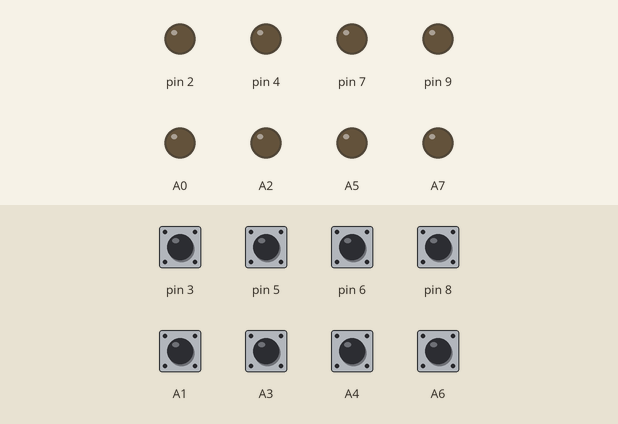
Recording of a sketch running on a simulated Teensy 4. Parts: output pins drawn as LEDs (lit = HIGH). Inputs (shaded band) come from the test bench; at power-on: A1, A3, A4, A6, pin 3, pin 5, pin 6, pin 8 HIGH.

Above: at 1.2 s.
1.3 s: pin 3 pulled LOW for 0.15 s
At 2.5 s:
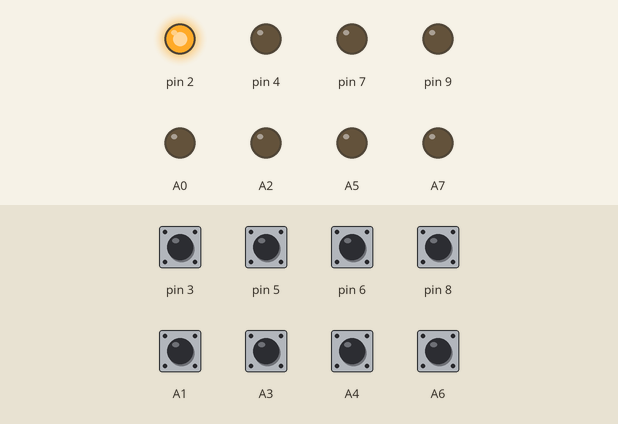
2.9 s: pin 5 pulled LOW for 0.15 s
At 4.0 s:
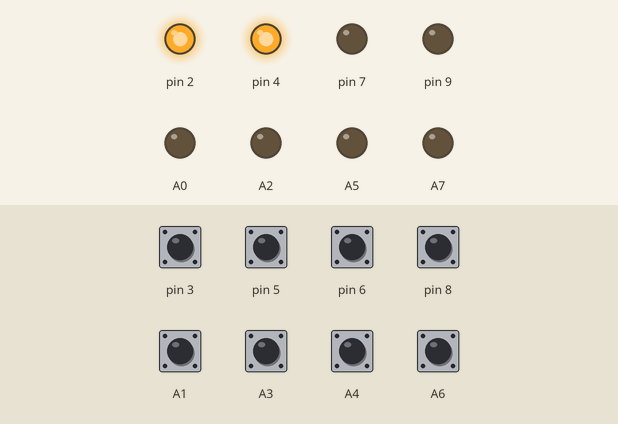
4.5 s: pin 6 pulled LOW for 0.15 s
At 5.2 s:
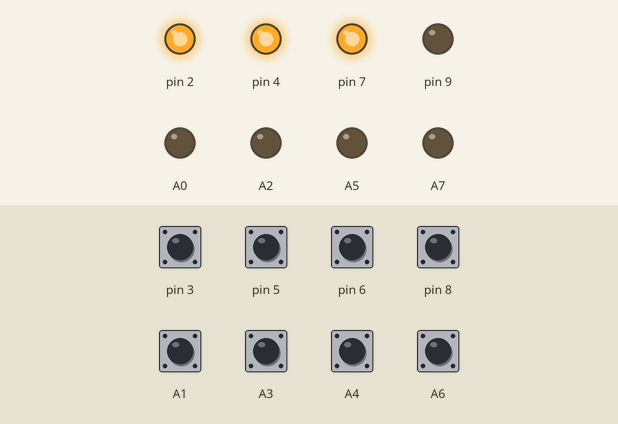
6.1 s: pin 8 pulled LOW for 0.15 s
At 6.4 s:
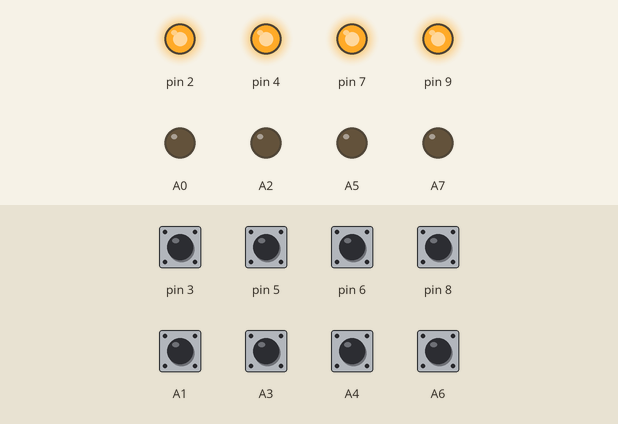
7.7 s: A1 pulled LOW for 0.15 s
At 8.8 s:
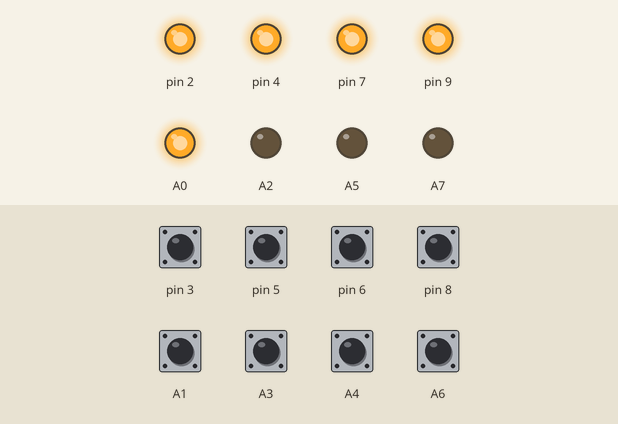
9.3 s: A3 pulled LOW for 0.15 s
At 10.0 s:
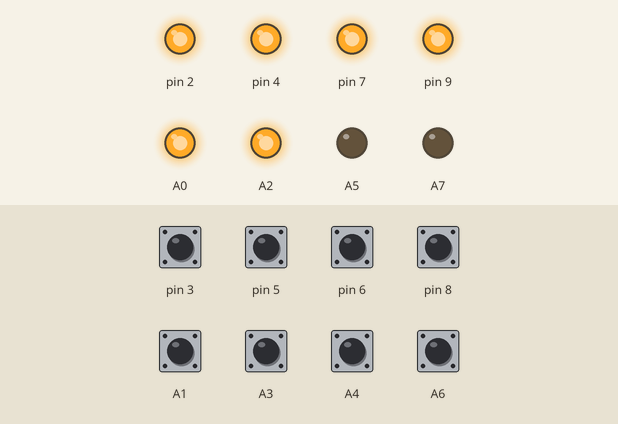
Timing chart, 0 to 11.9 s (numbered marks = the images above; inputs shaded):
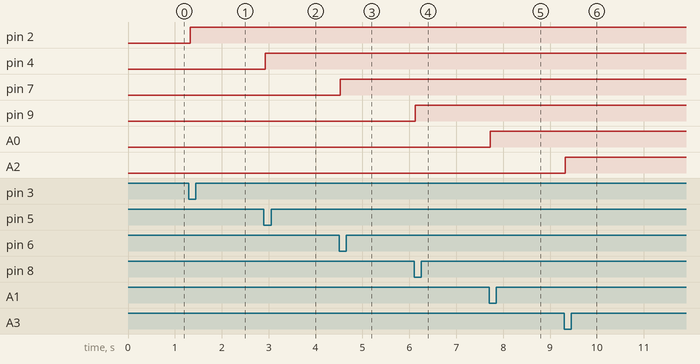

The sketch:

PurpleGaze.ino
```cpp
#include <Bounce2.h>

#define CHANNEL 13
#define NUM_CONTROLS 8

struct Control {
  byte in;
  byte out;
  byte note;
  byte value = LOW;
  Bounce bounce = Bounce();

  void setup()
  {
    bounce.attach(in, INPUT_PULLUP);
    bounce.interval(25);
    pinMode(out, OUTPUT);
    digitalWrite(out, LOW);
  }

  void read() {
    bounce.update();
    if (bounce.fell()) {
      value = !value;
      digitalWrite(out, value);
      usbMIDI.sendControlChange(note, value == LOW ? 0 : 127, CHANNEL);
    }
  }

  void update(byte v)
  {
    value = v == 0 ? LOW : HIGH;
    digitalWrite(out, value);
  }
};

Control CONTROLS[NUM_CONTROLS] {{17, 16, 0}, {15, 14, 1}, {6, 7, 2}, {8, 9, 3}, {3, 2, 4}, {5, 4, 5}, {20, 21, 6}, {18, 19, 7}};

void controlChange(byte channel, byte control, byte value)
{
  for (int i = 0; i < NUM_CONTROLS; ++i)
  {
    if (control == CONTROLS[i].note && channel == CHANNEL)
    {
      CONTROLS[i].update(value);
    }
  }
}

void readIns()
{
  for (int i = 0; i < NUM_CONTROLS; ++i)
  {
    CONTROLS[i].read();
  }
}

void setup()
{
  for (int i = 0; i < NUM_CONTROLS; ++i)
  {
    CONTROLS[i].setup();
  }
  usbMIDI.setHandleControlChange(controlChange);
}

void loop()
{
  usbMIDI.read();
  readIns();
}
```

Measured:
- after the input at 1.3 s, pin 2: LOW → HIGH at once
- after the input at 2.9 s, pin 4: LOW → HIGH at once
- after the input at 4.5 s, pin 7: LOW → HIGH at once
- after the input at 6.1 s, pin 9: LOW → HIGH at once
- after the input at 7.7 s, A0: LOW → HIGH at once
- after the input at 9.3 s, A2: LOW → HIGH at once
